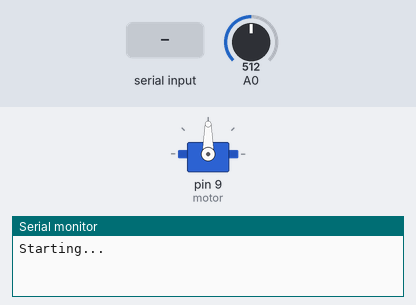
Bench run of a sketch on a simulated Arduino Uno, built with avr-gcc and run on an emulated ATmega328P. On the bench: servo, the last lines printed to the serial monitor. The inputs (shaded band) are chosen by the test bench; at power-on: A0 = 512.

Above: at 6.2 s.
6.3 s: "90,45\n" received over Serial
At 7.1 s:
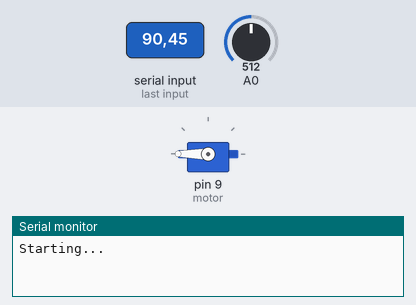
At 7.8 s:
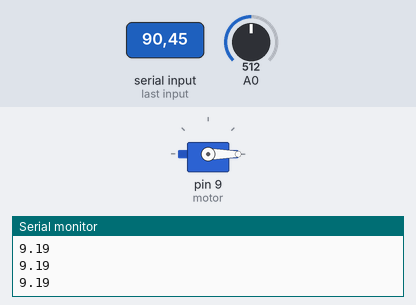
9.3 s: "30,150\n" received over Serial
At 9.55 s:
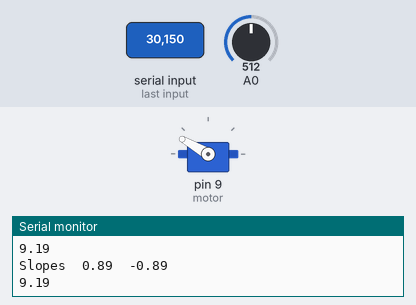
12.3 s: "5\n" received over Serial
Timing chart, 0 to 17.3 s (numbered marks = the images above; inputs shaded):
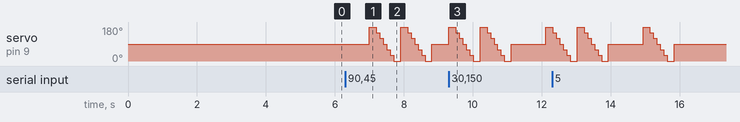

The sketch:

_0531_SensorOnServo.ino
```cpp
/*
main objective: use serial input to move servo motor,
collect data on different points from IR sensor
that is attached to top of servo
*/

#include <Servo.h>

Servo motor;

int points=4; //number of points to collect per side
int delayTime=100; //ms

void setup(){
	Serial.begin(9600);
	delay(5000);
	Serial.println("Starting...");
	motor.attach(9);
	motor.write(90);


} //setup

void loop(){

	while(Serial.available()>0){

		//take in serial input
		int blah=Serial.parseInt();

		int count=2*points-1; //should be 7 if points=4

		float nextAngle=180;
		motor.write(nextAngle);
		delay(delayTime*2);

		float rL[points];
		float aL[points];
		float rR[points];
		float aR[points];

		for(int i=0;i<count;i++){
		Serial.println(irSensorCm(analogRead(0)));
			if(i<points-1){//left
				aL[i]=nextAngle;
				rL[i]=irSensorCm(analogRead(0));
				nextAngle-=180/(count-1);
				motor.write(nextAngle);
			}//left side

			else if(i==points-1){//middle
				aL[i]=nextAngle;
				rL[i]=irSensorCm(analogRead(0));
				aR[i-(points-1)]=aL[i];
				rR[i-(points-1)]=rL[i];
				nextAngle-=180/(count-1);
				motor.write(nextAngle);
			} //middle

			else if(i>points-1){//right
				aR[i-(points-1)]=nextAngle;
				rR[i-(points-1)]=irSensorCm(analogRead(0));
				nextAngle-=180/(count-1);
				motor.write(nextAngle);
			}//right side
			delay(delayTime);
			}//motor sensing loop
		Serial.println("");
		motor.write(90);


		//tell user what was collected
		/*
		Serial.print("Left:");tab();
		for(int i=0;i<points;i++){
			Serial.print(rL[i]);tab();
		}
		Serial.println("");

		Serial.print("Right:");tab();
		for(int i=0;i<points;i++){
			Serial.print(rR[i]);tab();
		}
		Serial.println("");
		*/

		float mL=slopeCalc(rL,aL,points);
		float mR=slopeCalc(rR,aR,points);

		Serial.print("Slopes");tab();
		Serial.print(mL);tab();
		Serial.print(mR);tab();
		Serial.println("");

	}//serial loop


	delay(1000);

} //main loop


float irSensorCm(float rawValue){
	/*receive 0-1023 reading from IR sensor.
	assume near-ideal conditions.
	return distance in [cm].
	*/
	float a=1.04;
	float b=20;
	float c=4348.67;
	return c*a/(rawValue-b);
}

void tab(){
	Serial.print("\t");
}

float avg(float values[],int length){
	float ans=0;
	for(int i=0;i<length;i++)ans+=float(values[i]);
	return ans/float(length);
}

float slopeCalc(float r[],float thetaDeg[], int nPts){
	//convert (r,theta) >>> (x,y)
	float x[nPts];
	float y[nPts];
	for(int i=0;i<points;i++){
		x[i]=r[i]*cos(thetaDeg[i]*3.14159/180);
		y[i]=r[i]*sin(thetaDeg[i]*3.14159/180);
	}//x-y point creation

	//perform simple linear regression
	float xavg=0;
	float yavg=0;
	for(int i=0;i<nPts;i++){
		xavg+=x[i];
		yavg+=y[i];
	}
	xavg/=float(nPts);
	yavg/=float(nPts);
	float a=0;
	float b=0;
	for(int i=0;i<nPts;i++){
		a+=(x[i]-xavg)*(y[i]-yavg);
		b+=(x[i]-xavg)*(x[i]-xavg);
	}
	//return the slope
	return a/b;
}
```

Measured:
- after the input at 6.3 s, servo on pin 9 (motor): 90° → 180° after 0.70 s, → 150° 0.20 s later, → 120° 0.10 s later, → 90° 0.10 s later, … (15 changes in this stretch)
